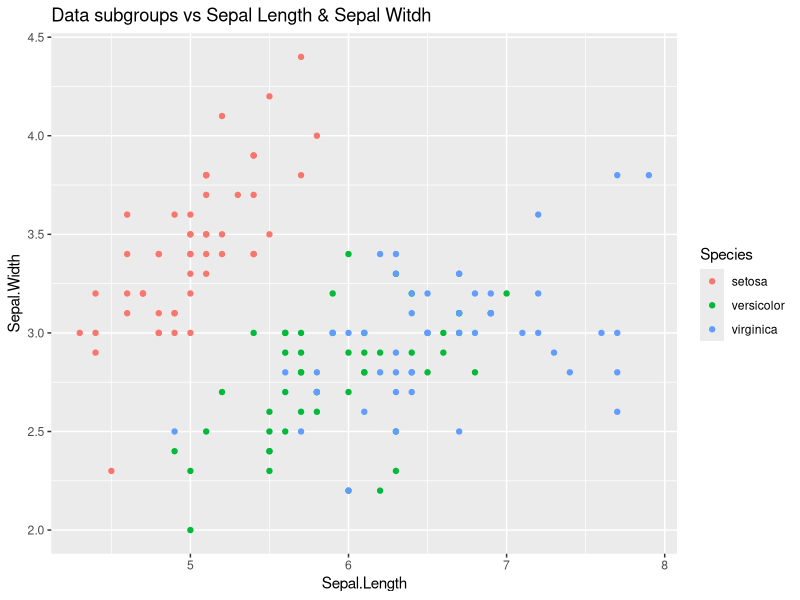
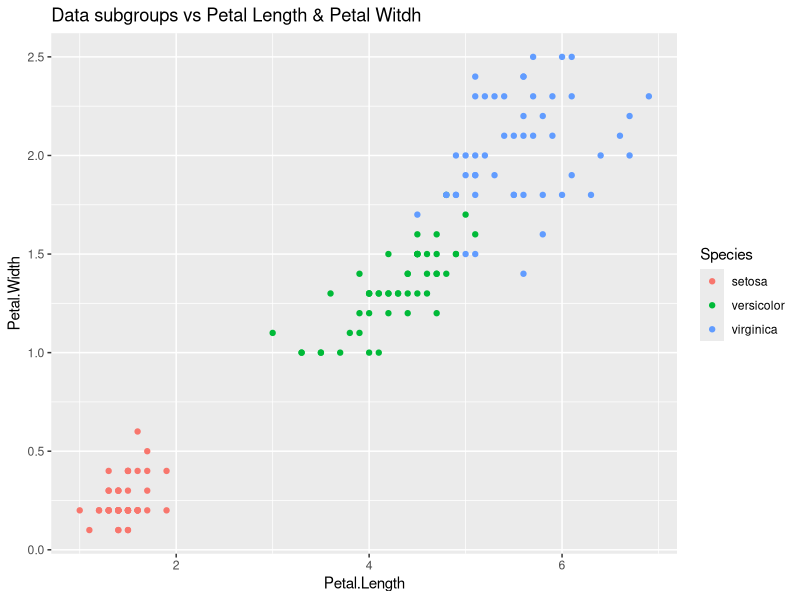
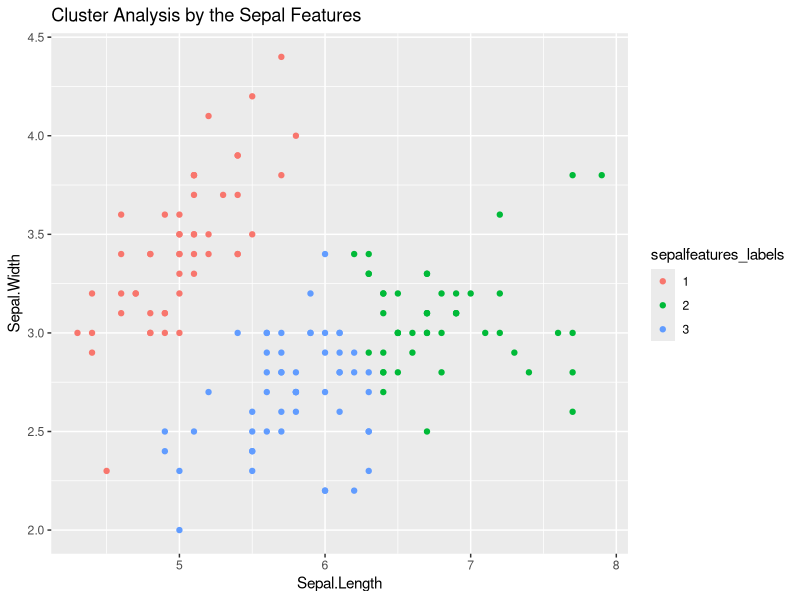
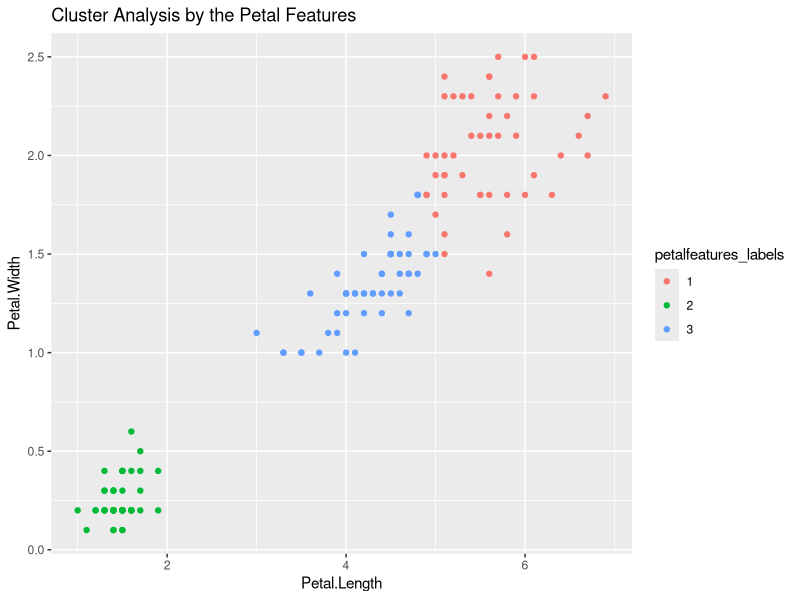

These charts were generated, in order, by the following R code:
## ---- chunk 1
library(datasets)
data <- iris
head(data)
summary(data)

## ---- chunk 2
library(ggplot2)
p_setal.l.setal.w <- ggplot(data, aes(Sepal.Length, Sepal.Width, color = Species )) + geom_point() + ggtitle(("Data subgroups vs Sepal Length & Sepal Witdh"))
p_setal.l.setal.w

## ---- chunk 3
library(ggplot2)
p_petal.l.petal.w <- ggplot(data, aes(Petal.Length, Petal.Width, color = Species )) + geom_point() + ggtitle(("Data subgroups vs Petal Length & Petal Witdh"))
p_petal.l.petal.w

## ---- chunk 4
set.seed(1234)

cluster_sepalfeatures <- kmeans(data[,c("Sepal.Length","Sepal.Width")],3,nstart = 20)
cluster_sepalfeatures

cluster_sepalfeatures$tot.withinss
table(cluster_sepalfeatures$cluster,data$Species)

cluster_petalfeatures <- kmeans(data[,c("Petal.Length","Petal.Width")],3,nstart = 20)
cluster_petalfeatures

cluster_petalfeatures$tot.withinss
table(cluster_petalfeatures$cluster,data$Species)
## ---- chunk 5
sepalfeatures_labels <- as.factor(cluster_sepalfeatures$cluster)
petalfeatures_labels <- as.factor(cluster_petalfeatures$cluster)

p_sepalfeatures_labels <- ggplot(data, aes(Sepal.Length, Sepal.Width, color = sepalfeatures_labels)) + geom_point() + ggtitle("Cluster Analysis by the Sepal Features")
p_sepalfeatures_labels

p_petalfeatures_labels <- ggplot(data, aes(Petal.Length, Petal.Width, color = petalfeatures_labels)) + geom_point() + ggtitle("Cluster Analysis by the Petal Features")
p_petalfeatures_labels
